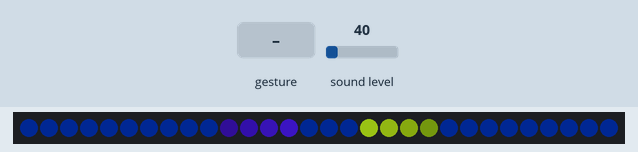
This program was run on a simulated BBC micro:bit (MakeCode). Parts: 30 RGB LEDs in strip order, left to right. Inputs (shaded band) come from the test bench; at power-on: sound level 40. Dim RGB values are drawn brighter than linear; random numbers come from a fixed seed; a tilt is held for 1.5 s and a shake lasts 1 s, then the board lies face up again.

Above: at 1.2 s.
1.3 s: sound level set to 191
At 1.73 s:
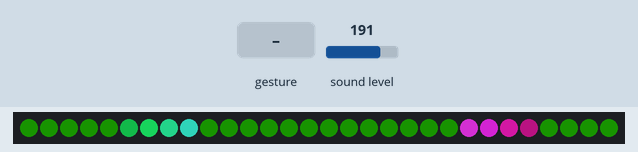
4.3 s: gesture 'shake'
At 4.88 s:
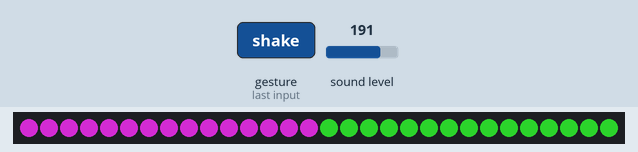
6.8 s: gesture 'shake'
At 8.4 s:
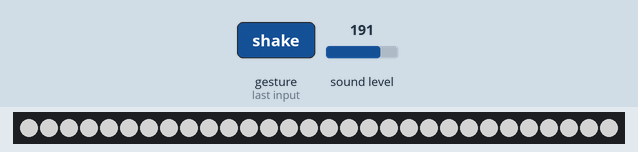
8.7 s: gesture 'shake'
At 9.37 s:
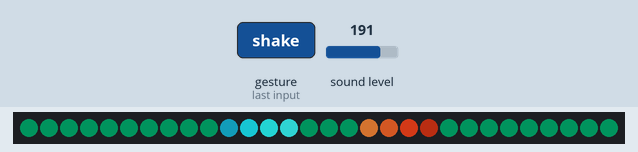
11.7 s: gesture 'shake'
At 12.21 s:
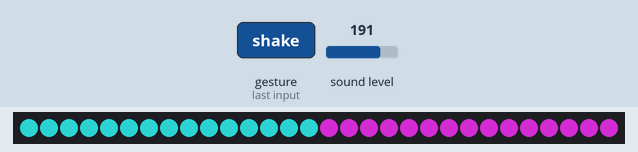
14.7 s: sound level set to 5
At 15.69 s:
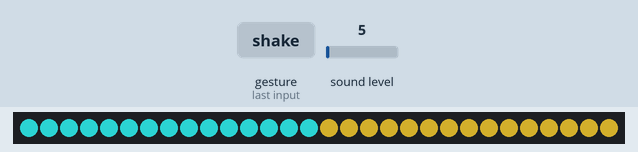
Timing chart, 0 to 17.4 s (numbered marks = the images above; inputs shaded):
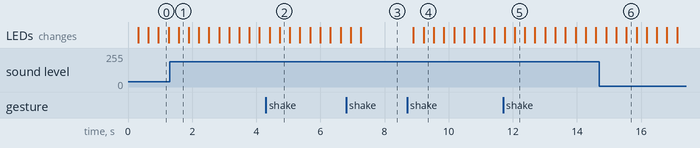

The program:

main.ts
```typescript
/**
 * === BEATBOX BOOMBOX (micro:bit V2 + NeoPixel) ===
 *
 * 30 LEDs an P14, 1 Stripe als liegende 8 um zwei Speaker
 *
 * Shake = Mode wechseln
 *
 * Mic = steuert Speed/Farbe (staccato)
 *
 * Bass-Flash (weiß) NUR in Mode SPARKLE_BEATBOX (Mode 3)
 */
/**
 * Flash nur in Mode 3
 */
function clamp (v: number, lo: number, hi: number) {
    if (v < lo) {
        return lo
    }
    if (v > hi) {
        return hi
    }
    return v
}
function map01 (v: number, inMin: number, inMax: number) {
    v = clamp(v, inMin, inMax)
    return (v - inMin) / (inMax - inMin)
}
function drawPulse (levelQ: number, beat: boolean) {
    // Staccato Pulse: 2 Farben, Beat toggelt hart
    baseL = neopixel.hsl((hueBase + 10) % 360, 99, 55)
    baseR = neopixel.hsl((hueBase + 190) % 360, 99, 55)
    c = 0.25 + 0.75 * levelQ
    // harter Schlag
    if (beat) {
        c = 1
    }
    for (let k = 0; k <= LEFT_LEN - 1; k++) {
        setLeft(k, dim(baseL, c))
    }
    for (let l = 0; l <= RIGHT_LEN - 1; l++) {
        setRight(l, dim(baseR, c))
    }
}
function setRight (i: number, c: number) {
    strip.setPixelColor(LEFT_LEN + i, c)
}
function drawDualChase (levelQ: number) {
    strip.clear()
    // härterer Kontrast statt weichem Glow
    // Hintergrund dunkel
    bg = dim(neopixel.hsl((hueBase + 0) % 360, 99, 25), 0.15)
    for (let i = 0; i <= LEFT_LEN - 1; i++) {
        setLeft(i, bg)
    }
    for (let j = 0; j <= RIGHT_LEN - 1; j++) {
        setRight(j, bg)
    }
    // kurze, harte Tail-Länge
    tail = 4
    brightness = 0.35 + 0.75 * levelQ
    // Links vorwärts
    for (let t = 0; t <= tail - 1; t++) {
        idx = (posL - t + LEFT_LEN) % LEFT_LEN
        f = brightness * (1 - t / tail)
        col = neopixel.hsl((hueBase + 30) % 360, 99, 55)
        setLeft(idx, dim(col, f))
    }
    // Rechts rückwärts
    for (let u = 0; u <= tail - 1; u++) {
        idx2 = (posR + u) % RIGHT_LEN
        h = brightness * (1 - u / tail)
        col2 = neopixel.hsl((hueBase + 210) % 360, 99, 55)
        setRight(idx2, dim(col2, h))
    }
}
input.onGesture(Gesture.Shake, function () {
    mode = (mode + 1) % 3
    strip.showColor(neopixel.colors(NeoPixelColors.Blue))
    basic.pause(40)
    strip.clear()
    strip.show()
})
function setLeft (i: number, c: number) {
    strip.setPixelColor(i, c)
}
function drawSparkleBeatbox (levelQ: number, beat: boolean) {
    // Dunkle Basis + schnelle Sparkles
    strip.clear()
    base = neopixel.hsl(hueBase % 360, 99, 25)
    for (let m = 0; m <= LED_COUNT - 1; m++) {
        strip.setPixelColor(m, dim(base, 0.12 + 0.18 * levelQ))
    }
    // viele kurze Sparkles
    n = 3 + Math.round(levelQ * 10)
    for (let index = 0; index < n; index++) {
        p = randint(0, LED_COUNT - 1)
        col3 = neopixel.hsl((hueBase + randint(0, 160)) % 360, 99, 60)
        strip.setPixelColor(p, dim(col3, 0.75))
    }
    // Beat startet Flash-Timer (nur Mode 3)
    if (beat) {
        flashMs = FLASH_DURATION
    }
}
function dim (c: number, f01: number) {
    let r = (c >> 16) & 0xFF
let g = (c >> 8) & 0xFF
let b = c & 0xFF
factor = f01 * MASTER_BRIGHTNESS
    r = Math.min(255, Math.round(r * factor))
    g = Math.min(255, Math.round(g * factor))
    b = Math.min(255, Math.round(b * factor))
    return neopixel.rgb(r, g, b)
}
function applyFlashOverlay () {
    if (flashMs <= 0) {
        return
    }
    // knackiges Weiß
    strip.showColor(neopixel.rgb(255, 255, 255))
    flashMs = Math.max(0, flashMs - LOOP_MS)
}
// Quantize 0..1 auf Stufen => weniger smooth, mehr "beatbox"
function quantize01 (x: number) {
    // 5 Stufen: 0, .25, .5, .75, 1
    if (x < 0.15) {
        return 0
    }
    if (x < 0.35) {
        return 0.25
    }
    if (x < 0.6) {
        return 0.5
    }
    if (x < 0.85) {
        return 0.75
    }
    return 1
}
let beat = false
let peakCooldown = 0
let lastSmooth = 0
let rise = 0
let step = 0
let levelQ = 0
let level01 = 0
let smooth = 0
let raw = 0
let factor = 0
let flashMs = 0
let col3 = 0
let p = 0
let n = 0
let base = 0
let col2 = 0
let h = 0
let posR = 0
let idx2 = 0
let col = 0
let f = 0
let posL = 0
let idx = 0
let brightness = 0
let tail = 0
let bg = 0
let c = 0
let baseR = 0
let hueBase = 0
let baseL = 0
let v = 0
let FLASH_DURATION = 0
let LOOP_MS = 0
let MASTER_BRIGHTNESS = 0
let RIGHT_LEN = 0
let LEFT_LEN = 0
let strip: neopixel.Strip = null
let LED_COUNT = 0
LED_COUNT = 30
strip = neopixel.create(DigitalPin.P14, LED_COUNT, NeoPixelMode.RGB)
strip.clear()
strip.show()
// >>> Anpassen falls nötig:
LEFT_LEN = 15
RIGHT_LEN = LED_COUNT - LEFT_LEN
// Helligkeit
MASTER_BRIGHTNESS = 2
enum Mode { DUAL_CHASE = 0, PULSE = 1, SPARKLE_BEATBOX = 2 }
let mode = Mode.DUAL_CHASE
// Mic Tuning (etwas weniger sensibel)
let floor = 28
let ceiling = 190
// Beat Tuning (abschwächen)
// war 10 -> weniger sensitiv
let RISE_TH = 16
// war 0.18 -> braucht mehr Pegel
let LEVEL_TH = 0.28
// war 5 -> weniger oft blitzen
let COOLDOWN_TICKS = 8
// Timing
LOOP_MS = 12
// kurz und knackig
FLASH_DURATION = 90
basic.forever(function () {
    // Mic: weniger smooth, schneller reagieren (und danach quantisieren)
    raw = input.soundLevel()
    smooth = Math.round(smooth * 0.45 + raw * 0.55)
    level01 = map01(smooth, floor, ceiling)
    levelQ = quantize01(level01)
    // Position update: schneller, "beatboxy"
    // 1..4
    step = 1 + Math.round(levelQ * 3)
    posL = (posL + step) % LEFT_LEN
    posR = (posR - step + RIGHT_LEN) % RIGHT_LEN
    // Farbwechsel schneller (weniger smooth)
    hueBase = (hueBase + 8 + Math.round(levelQ * 14)) % 360
    // Beat detection (abgeschwächt)
    rise = smooth - lastSmooth
    lastSmooth = smooth
    if (peakCooldown > 0) {
        peakCooldown += -1
    }
    if (rise > RISE_TH && levelQ >= 0.25 && level01 > LEVEL_TH && peakCooldown == 0) {
        beat = true
        peakCooldown = COOLDOWN_TICKS
    }
    // Zeichnen
    if (mode == Mode.DUAL_CHASE) {
        drawDualChase(levelQ)
        strip.show()
    } else if (mode == Mode.PULSE) {
        drawPulse(levelQ, beat)
        strip.show()
    } else {
        drawSparkleBeatbox(levelQ, beat)
        strip.show()
        // Flash overlay nur in Mode 3
        applyFlashOverlay()
    }
    basic.pause(LOOP_MS)
})
```

test.ts
```typescript
// Hier kann man Tests durchführen; diese Datei wird nicht kompiliert, wenn dieses Paket als Erweiterung verwendet wird.
```

Measured:
- after the input at 8.7 s, the LEDs: first change after 0.20 s (image 4 shows a later state)
